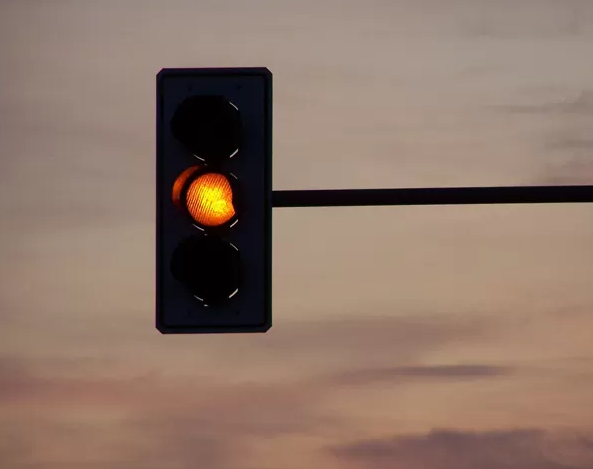
#> input picture fotos/amarelo.png, 593 x 469 px
$ python -i processamento.py   (imports and definitions only)
#> lines starting #> are read from the running program, lines starting #| are printed output that depends on the picture
#> further down, picture is the input picture: shape (469, 593, 3); mean B, G, R 104.5, 117.8, 141.4
"""Entrada, pré-processamento e segmentação das imagens."""

import argparse
from pathlib import Path

import cv2
import numpy as np

LARGURA_MAXIMA = 960
AMPLIACAO_PADRAO = 4
KERNEL_PADRAO = 3

# O matiz (H) do OpenCV varia de 0 a 179.
LIMITES_HSV = {
    "vermelho": [
        ((0, 80, 60), (12, 255, 255)),
        ((168, 80, 60), (179, 255, 255)),
    ],
    "amarelo": [((15, 80, 70), (38, 255, 255))],
    "verde": [((38, 60, 50), (90, 255, 255))],
}

ZONAS_VERTICAIS = {
    "vermelho": (0.00, 0.42),
    "amarelo": (0.25, 0.72),
    "verde": (0.55, 1.00),
}


# [49 lines left out: functions ler_argumentos, ler_imagem, redimensionar, selecionar_roi, not called in this run]


def preprocessar(imagem, filtro="mediana", ampliacao=AMPLIACAO_PADRAO):
    """Amplia a ROI, melhora seu contraste e reduz ruídos."""
#> called with filtro = 'mediana', ampliacao = 4
    if ampliacao <= 0:
        raise ValueError("A ampliação deve ser maior que zero.")

    imagem = cv2.resize(
        imagem, None, fx=ampliacao, fy=ampliacao, interpolation=cv2.INTER_CUBIC
    )
    hsv = cv2.cvtColor(imagem, cv2.COLOR_BGR2HSV)
#> hsv: shape (1876, 2372, 3); mean H, S, V 24.8, 78.3, 142
    hsv[:, :, 2] = cv2.createCLAHE(2.0, (8, 8)).apply(hsv[:, :, 2])
#> hsv: shape (1876, 2372, 3); mean H, S, V 24.8, 78.3, 143.9
    imagem = cv2.cvtColor(hsv, cv2.COLOR_HSV2BGR)
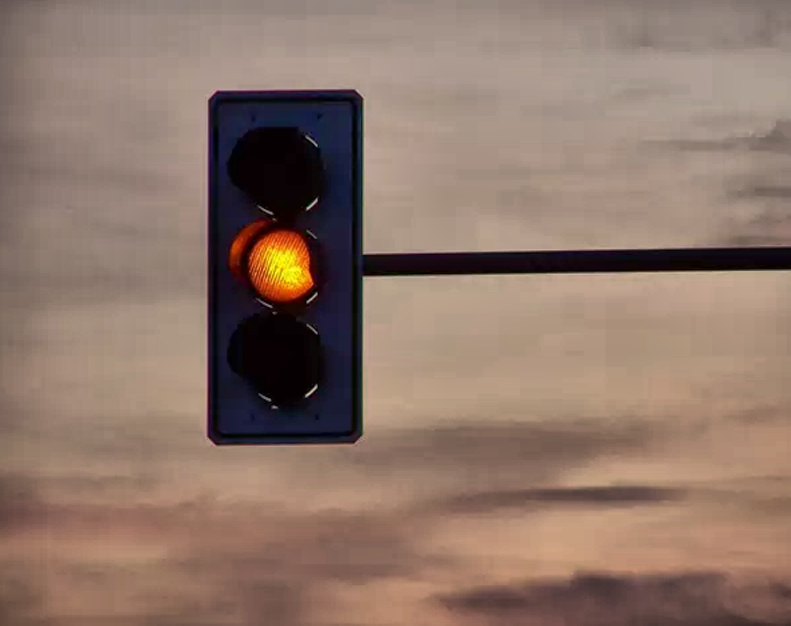
#> imagem: shape (1876, 2372, 3) (shown at 1/3 size); mean B, G, R 105.8, 118.5, 142.6

    filtros = {
        "gaussiano": lambda img: cv2.GaussianBlur(img, (3, 3), 0),
        "mediana": lambda img: cv2.medianBlur(img, 3),
    }
    if filtro not in filtros:
        raise ValueError("Filtro deve ser 'gaussiano' ou 'mediana'.")
    return filtros[filtro](imagem)


# [51 lines left out: functions criar_mascaras, limitar_zonas, limpar_mascara, segmentar, not called in this run]

>>> import cv2
>>> picture = cv2.imread('fotos/amarelo.png')
>>> result = preprocessar(picture)

$ run again, on fotos/verde.png
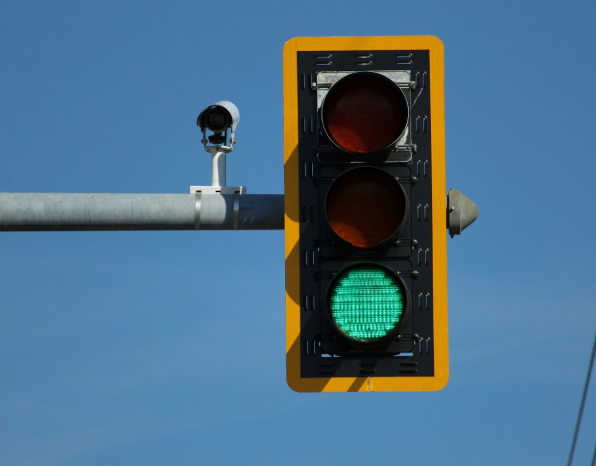
#> input picture fotos/verde.png, 596 x 466 px
#> picture is the input picture: shape (466, 596, 3); mean B, G, R 139.4, 112.8, 76.1
#> in preprocessar, `imagem = cv2.cvtColor(hsv, cv2.COLOR_HSV2BGR)`:
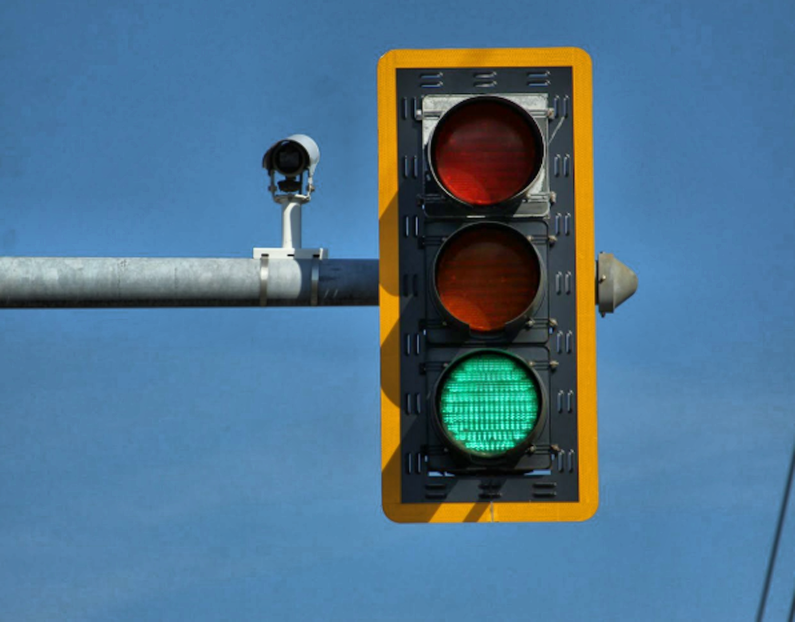
#> imagem: shape (1864, 2384, 3) (shown at 1/3 size); mean B, G, R 142.4, 115.8, 79.6
